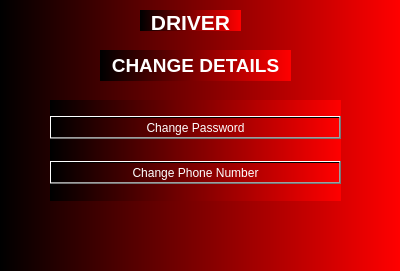
<?xml version="1.0" encoding="UTF-8"?>
<ui version="4.0">
 <class>DriverChangeDetails</class>
 <widget class="QDialog" name="DriverChangeDetails">
  <property name="geometry">
   <rect>
    <x>0</x>
    <y>0</y>
    <width>400</width>
    <height>271</height>
   </rect>
  </property>
  <property name="windowTitle">
   <string>Dialog</string>
  </property>
  <property name="styleSheet">
   <string notr="true">font: 8pt &quot;MS Reference Sans Serif&quot;;
background-color: qlineargradient(spread:pad, x1:0, y1:0, x2:1, y2:0, stop:0 rgba(0, 0, 0), stop:1 rgba(255, 0, 0));
color: rgb(255, 255, 255);font: 8pt &quot;MS Reference Sans Serif&quot;;</string>
  </property>
  <widget class="QWidget" name="layoutWidget">
   <property name="geometry">
    <rect>
     <x>50</x>
     <y>100</y>
     <width>291</width>
     <height>101</height>
    </rect>
   </property>
   <layout class="QVBoxLayout" name="verticalLayout">
    <item>
     <widget class="QPushButton" name="pushButton_Password">
      <property name="text">
       <string>Change Password</string>
      </property>
     </widget>
    </item>
    <item>
     <widget class="QPushButton" name="pushButton_Number">
      <property name="text">
       <string>Change Phone Number</string>
      </property>
     </widget>
    </item>
   </layout>
  </widget>
  <widget class="QLabel" name="label_2">
   <property name="geometry">
    <rect>
     <x>140</x>
     <y>10</y>
     <width>101</width>
     <height>21</height>
    </rect>
   </property>
   <property name="text">
    <string>&lt;html&gt;&lt;head/&gt;&lt;body&gt;&lt;p align=&quot;center&quot;&gt;&lt;span style=&quot; font-size:16pt; font-weight:600;&quot;&gt;DRIVER&lt;/span&gt;&lt;/p&gt;&lt;/body&gt;&lt;/html&gt;</string>
   </property>
  </widget>
  <widget class="QLabel" name="label_3">
   <property name="geometry">
    <rect>
     <x>100</x>
     <y>50</y>
     <width>191</width>
     <height>31</height>
    </rect>
   </property>
   <property name="text">
    <string>&lt;html&gt;&lt;head/&gt;&lt;body&gt;&lt;p align=&quot;center&quot;&gt;&lt;span style=&quot; font-size:14pt; font-weight:600;&quot;&gt;CHANGE DETAILS&lt;/span&gt;&lt;/p&gt;&lt;/body&gt;&lt;/html&gt;</string>
   </property>
  </widget>
 </widget>
 <resources/>
 <connections/>
</ui>
